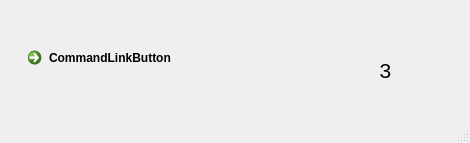
<?xml version="1.0" encoding="UTF-8"?>
<ui version="4.0">
 <class>MainWindow</class>
 <widget class="QMainWindow" name="MainWindow">
  <property name="geometry">
   <rect>
    <x>0</x>
    <y>0</y>
    <width>470</width>
    <height>143</height>
   </rect>
  </property>
  <property name="windowTitle">
   <string>MainWindow</string>
  </property>
  <widget class="QWidget" name="centralwidget">
   <widget class="QCommandLinkButton" name="commandLinkButton">
    <property name="geometry">
     <rect>
      <x>20</x>
      <y>40</y>
      <width>222</width>
      <height>48</height>
     </rect>
    </property>
    <property name="text">
     <string>CommandLinkButton</string>
    </property>
   </widget>
   <widget class="QLabel" name="Numberlabel">
    <property name="geometry">
     <rect>
      <x>320</x>
      <y>40</y>
      <width>131</width>
      <height>61</height>
     </rect>
    </property>
    <property name="font">
     <font>
      <pointsize>16</pointsize>
     </font>
    </property>
    <property name="text">
     <string>3</string>
    </property>
    <property name="alignment">
     <set>Qt::AlignCenter</set>
    </property>
   </widget>
  </widget>
  <widget class="QStatusBar" name="statusbar"/>
 </widget>
 <resources/>
 <connections/>
</ui>
